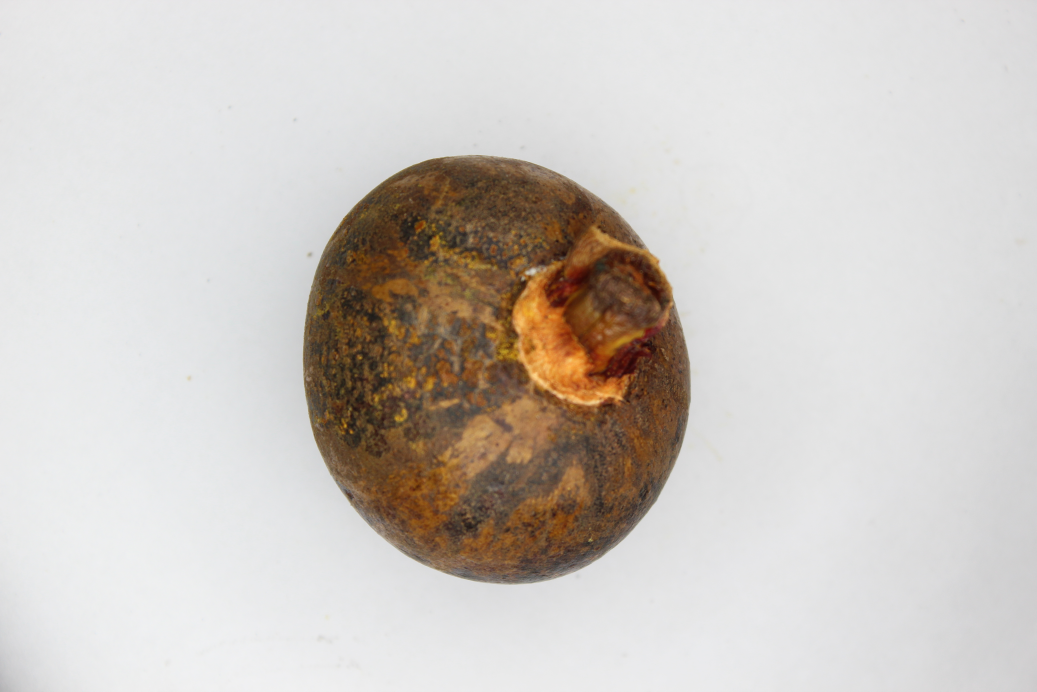
#> input picture 130.JPG, 5184 x 3456 px (shown at 1/5 size)
$ python -i Roundness.py   (imports and definitions only)
#> lines starting #> are read from the running program, lines starting #| are printed output that depends on the picture; after the words box and inside, x2 and y2 are one past the last pixel; in counts of white or black regions, pixels touching at a corner belong together
from matplotlib import pyplot as plt

import numpy as np

import cv2


class Roundness:
    def __init__(self, file_path):
#> called with file_path = '130.JPG'
        self.file_path = file_path
        self.file_name = None
        self.image = cv2.imread(file_path)
#> self.image is the input picture: shape (3456, 5184, 3); mean B, G, R 195, 200.2, 206.2
        self.roundness = 0
        self.result_image = None

    def analyze(self):
        self.file_name = self.file_path.split("/")[-1]

        gray_image = cv2.cvtColor(self.image, cv2.COLOR_BGR2GRAY)
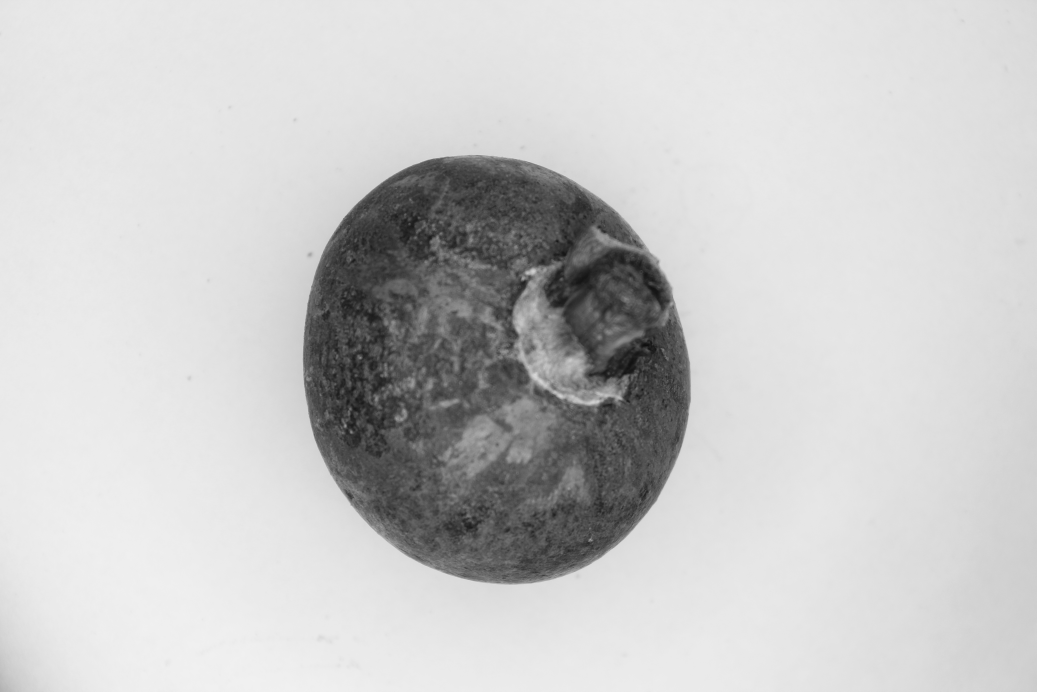
#> gray_image: shape (3456, 5184) (shown at 1/5 size); min 13, max 243, mean 201.4

        blurred_image = cv2.GaussianBlur(gray_image, (5, 5), 0)

        _, threshold_image = cv2.threshold(blurred_image, 200, 255, cv2.THRESH_BINARY_INV)
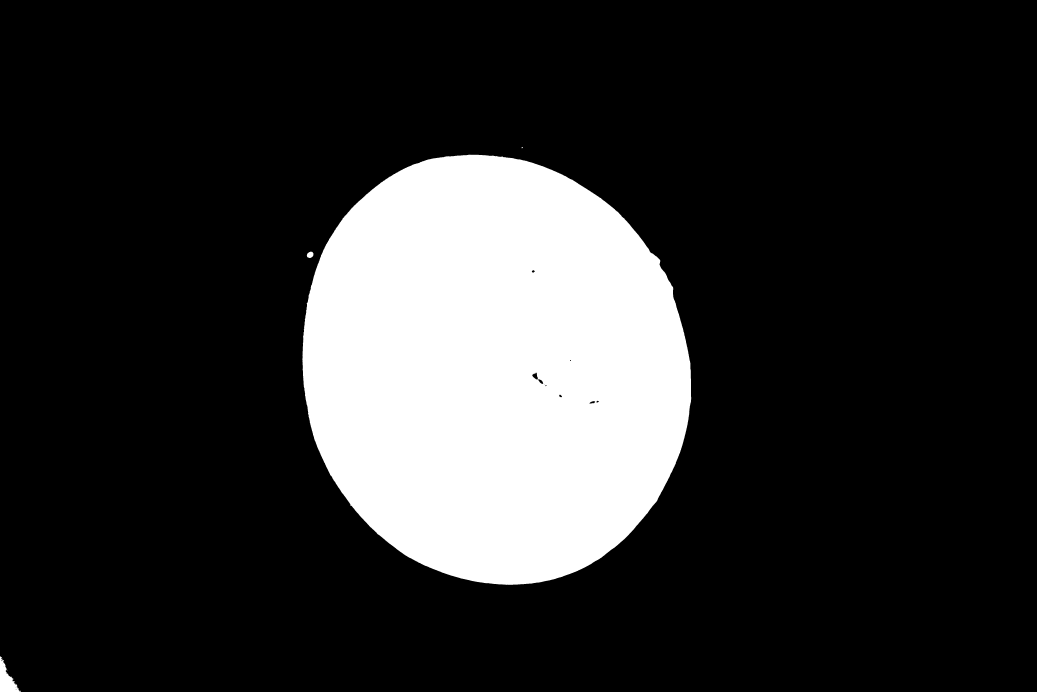
#> threshold_image: shape (3456, 5184) (shown at 1/5 size); 18.4% white; 8 white regions (4 under 20 px), largest, box (x1, y1, x2, y2) and area: (1512, 773, 3456, 2924) 3294869, (0, 3280, 96, 3456) 8200, (1534, 1258, 1567, 1290) 792, (2607, 736, 2615, 741) 29

        kernel = np.ones((3, 3), np.uint8)
        cleaned_image = cv2.morphologyEx(threshold_image, cv2.MORPH_OPEN, kernel)
#> cleaned_image: shape (3456, 5184); 18.4% white; 5 white regions (1 under 20 px)

        contour, hierarchy = cv2.findContours(cleaned_image, cv2.RETR_EXTERNAL, cv2.CHAIN_APPROX_SIMPLE)
#> contour = 5 contours, 2 with area under 20; largest, box (x1, y1, x2, y2) and area: (1512, 773, 3456, 2924) 3293322, (0, 3280, 96, 3456) 7886, (1534, 1258, 1567, 1290) 746
        contour_by_max_area = sorted(contour, key=cv2.contourArea, reverse=True)[0]
#> contour_by_max_area = contour of 2796 points, box (x1, y1, x2, y2) (1512, 773, 3456, 2924), area 3293322

        max_area = cv2.contourArea(contour_by_max_area)
#> max_area = 3293322

        self.result_image = self.image.copy()

        if contour_by_max_area is not None:
            cv2.drawContours(self.result_image, contour_by_max_area, -1, (0, 255, 0), 15)

            (x, y), radius = cv2.minEnclosingCircle(contour_by_max_area)
#> x = 2458.6; y = 1845.4; radius = 1095.9
            radius = int(radius)
#> radius = 1095
            center = (int(x), int(y))
#> center = (2458, 1845)
            circle_area = 3.141592653589 * radius * radius
#> circle_area = 3766848.1

            cv2.circle(self.result_image, center, radius, (0, 0, 255), 15)
            cv2.putText(self.result_image, f"Circle Area: {circle_area:.2f}px", (center[0], center[1] - radius),
                        cv2.FONT_HERSHEY_SIMPLEX, 4, (0, 0, 0), 10)
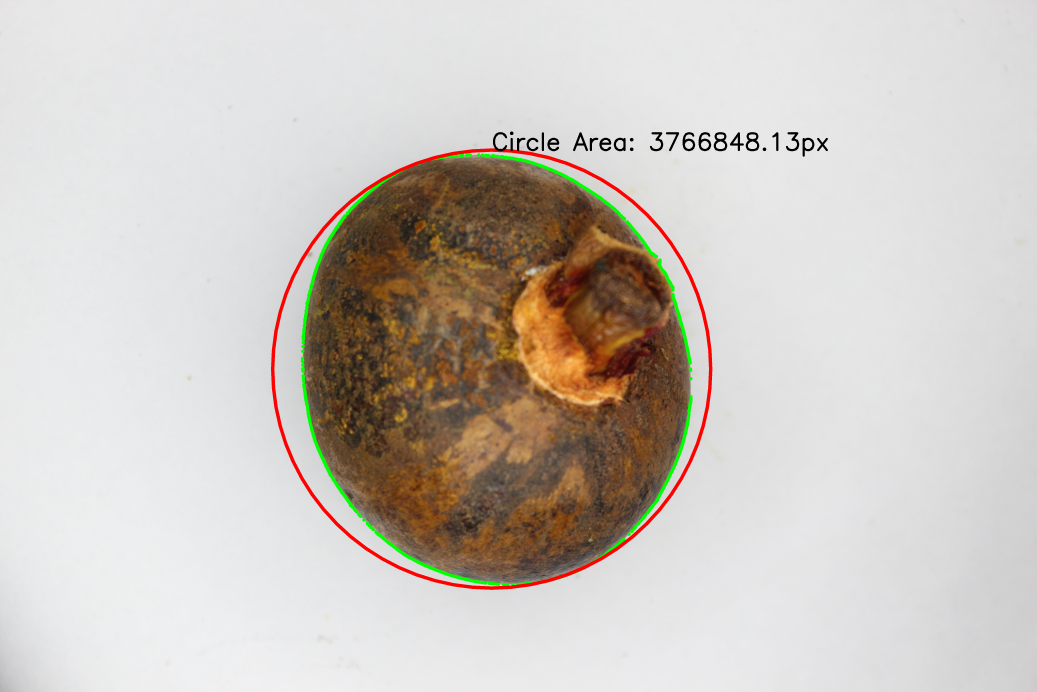
#> self.result_image: shape (3456, 5184, 3) (shown at 1/5 size); mean B, G, R 192.3, 198.7, 205

            M = cv2.moments(contour_by_max_area)
#> M = moments, m00 3293322, centre m10/m00, m01/m00 = (2473.4, 1846)
            if M["m00"] != 0:
                X = int(M["m10"] / M["m00"])
#> X = 2473
                Y = int(M["m01"] / M["m00"])
#> Y = 1845
            else:
                X, Y = 0, 0

            self.roundness = round(max_area / circle_area, 3)
#> self.roundness = 0.874

            cv2.putText(self.result_image, f"Area: {max_area:.2f}px", (X - 100, Y - 20),
                        cv2.FONT_HERSHEY_SIMPLEX, 4, (0, 0, 0), 10)
            cv2.putText(self.result_image, f"Roundness: {self.roundness}", (200, 380),
                        cv2.FONT_HERSHEY_SIMPLEX, 4, (0, 0, 0), 10)
            cv2.putText(self.result_image, f"File: {self.file_name}", (200, 200),
                        cv2.FONT_HERSHEY_SIMPLEX, 4, (0, 0, 0), 10)

        self.result_image = cv2.cvtColor(self.result_image, cv2.COLOR_BGR2RGB)

    def get_roundness(self):
        return self.roundness

    def show_result(self):
        plt.figure(figsize=(15, 15))
        plt.imshow(self.result_image)
        plt.show()

    def save_result(self):
        bgr_image = cv2.cvtColor(self.result_image, cv2.COLOR_RGB2BGR)
        cv2.imwrite(f"roundness_{self.file_name.split('.')[0]}.jpg", bgr_image)

>>> result = Roundness('130.JPG').analyze()
